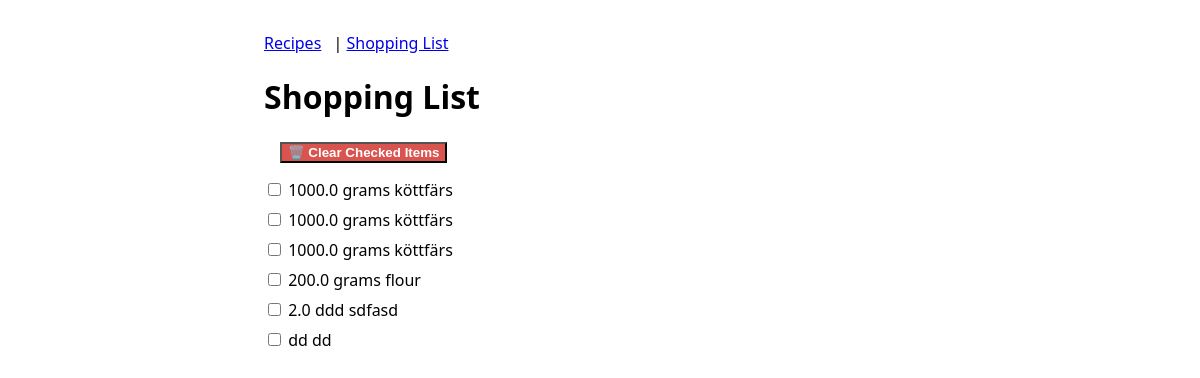
/shopping-list, run on the app's committed database.
### models.py (models this page shows)
class ShoppingItem(db.Model):
    id = db.Column(db.Integer, primary_key=True)
    ingredient_id = db.Column(db.Integer, db.ForeignKey("ingredient.id"), nullable=False)
    quantity = db.Column(db.Float)
    unit = db.Column(db.String(30))
    is_checked = db.Column(db.Boolean, default=False)
    ingredient = db.relationship("Ingredient")

class Ingredient(db.Model):
    id = db.Column(db.Integer, primary_key=True)
    name = db.Column(db.String(80), unique=True, nullable=False)

### app.py (the view)
    @app.route("/shopping-list")
    def shopping_list():
        items = ShoppingItem.query.all()
        return render_template("shopping_list.html", items=items)

### templates/shopping_list.html
{% extends 'base.html' %}
{% block content %}
<h1>Shopping List</h1>
<button class="clear-checked" onclick="clearChecked()">🗑️ Clear Checked Items</button>
<ul>
  {% for item in items %}
    <li>
      <input type="checkbox" onchange="toggleCheck({{ item.id }})" {% if item.is_checked %}checked{% endif %} />
      {{ item.quantity or '' }} {{ item.unit or '' }} {{ item.ingredient.name }}
    </li>
  {% endfor %}
</ul>
{% endblock %}

### templates/base.html (shortened to what this page needs)
<!doctype html>
<html lang="en">
  <head>
    <link rel="stylesheet" href="{{ url_for('static', filename='styles.css') }}" />
  </head>
  <body>
    <header>
      <nav>
        <a href="{{ url_for('recipe_list') }}">Recipes</a> |
        <a href="{{ url_for('shopping_list') }}">Shopping List</a>
      </nav>
    </header>
    <main>
      {% block content %}{% endblock %}
    </main>
  </body>
</html>

### static/styles.css (style rules this page uses)
body { font-family: system-ui, sans-serif; margin: 0 auto; max-width: 42rem; padding: 2rem; }
header nav a { margin-right: .5rem; }
ul { list-style: none; padding: 0; }
li { margin: .5rem 0; }
button { margin-left: 1rem; }
button.clear-checked { background-color: #d9534f; color: white; font-weight: bold; }

### data on the page
ShoppingItem: quantity "1000.0", unit "grams", ingredient.name "köttfärs"
ShoppingItem: quantity "1000.0", unit "grams", ingredient.name "köttfärs"
ShoppingItem: quantity "1000.0", unit "grams", ingredient.name "köttfärs"
ShoppingItem: quantity "200.0", unit "grams", ingredient.name "flour"
ShoppingItem: quantity "2.0", unit "ddd", ingredient.name "sdfasd"
ShoppingItem: unit "dd", ingredient.name "dd"
